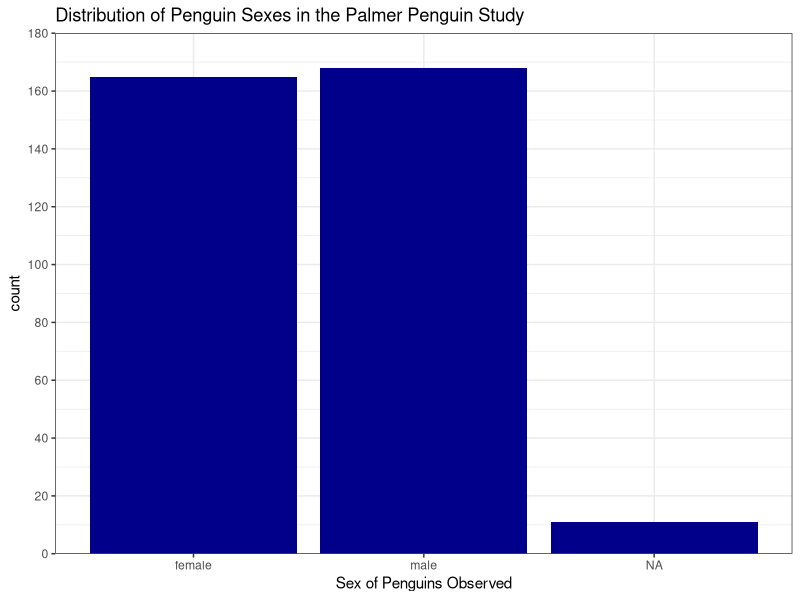

Write R code to recreate this figure.
## ---- chunk 1
knitr::opts_chunk$set(echo = TRUE)
## ---- chunk 2
library(tidyverse)
library(palmerpenguins)
data(penguins)
## ---- chunk 3
#|fig-cap: "Distribution of Sexes Throughout Penguins Observed in the Palmer Penguins Dataset. (Marvin C., 2025)"
#|fig-alt: "A bar chart depicting the distribution of sexes in a group of penguins observed in a 2014 study conducted by Dr.Kristen Gorman and the Palmer Station in Antarctica. The figure shows an even level of male and female penguins. There were approximately 169 male penguins, 165 female penguins and 11 penguins whose sex could not be confirmed."

penguins %>%
  ggplot(aes(x = sex)) +
  geom_bar(fill = 'darkblue') +
  labs(x = "Sex of Penguins Observed", title = "Distribution of Penguin Sexes in the Palmer Penguin Study") +
  scale_y_continuous(expand = c(0, 0), limits = c(0, 180),breaks = seq(0,180, by = 20)) +
  theme_bw()
